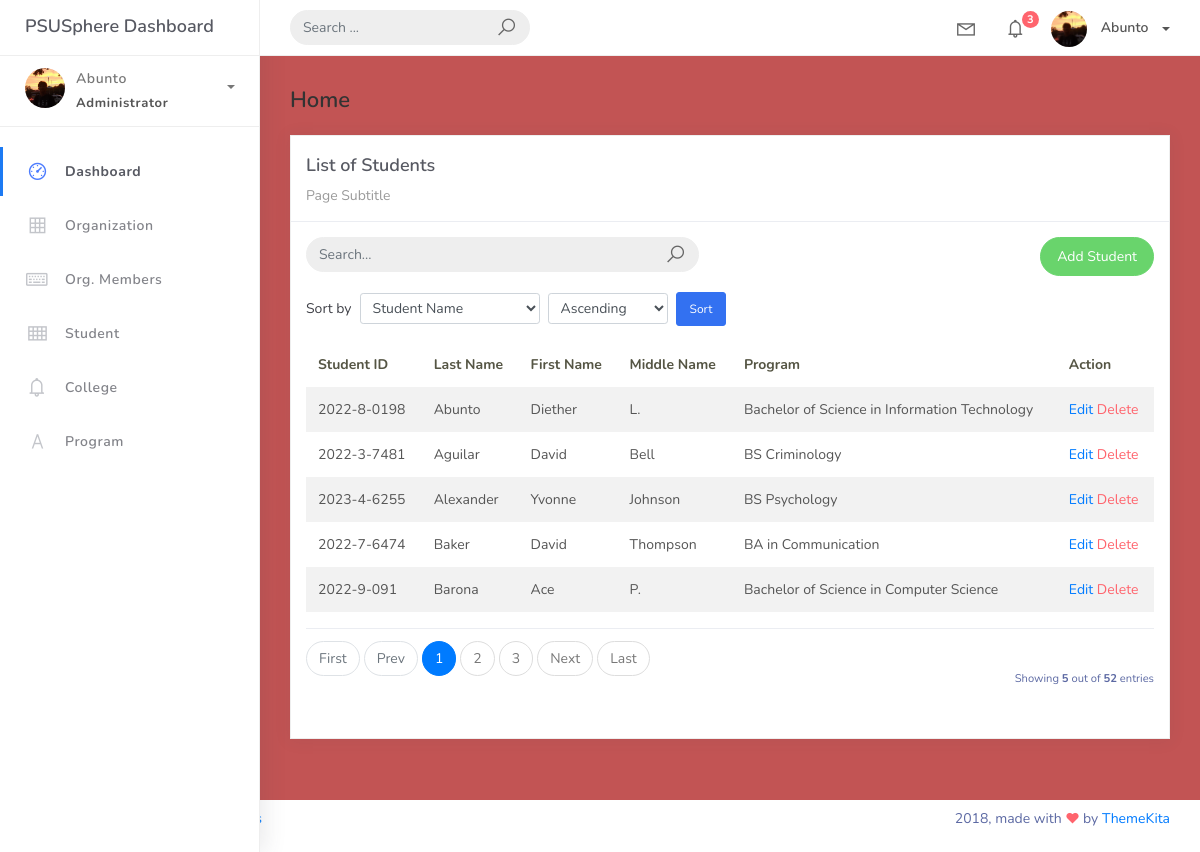
Page /student_list (signed in) on the committed database.
### studentorg/models.py (models this page shows, shortened)
class BaseModel(models.Model):
    created_at = models.DateTimeField(auto_now_add=True, db_index=True)
    updated_at = models.DateTimeField(auto_now=True)
    class Meta:
       abstract = True

class Student(BaseModel):
  student_id = models.CharField(max_length=15)
  lastname = models.CharField(max_length=25)
  firstname = models.CharField(max_length=25)
  middlename = models.CharField(max_length=25, blank=True, null=True)
  program = models.ForeignKey(Program, on_delete=models.CASCADE)

class Program(BaseModel):
    prog_name = models.CharField(max_length=150)
    college = models.ForeignKey(College, on_delete=models.CASCADE)
    def __str__(self):
      return self.prog_name

### studentorg/views.py (the view, shortened to what this page needs)
# urls.py: path('student_list', StudentList.as_view(), name='student-list'),
class StudentList(ListView):
    model = Student
    context_object_name = 'home'
    template_name = 'student_list.html'
    paginate_by = 5
    def get_queryset(self, *args, **kwargs):
        qs = super(StudentList, self).get_queryset(*args, **kwargs)
        sort_by = self.request.GET.get("sort", "lastname")
        order = self.request.GET.get("order", "asc")
        prefix = "-" if order == "desc" else ""
        if sort_by == "student_id":
            qs = qs.order_by(f"{prefix}student_id")
        elif sort_by == "program":
            qs = qs.order_by(f"{prefix}program__prog_name")
        else:
            qs = qs.order_by(f"{prefix}lastname", f"{prefix}firstname")
        return qs

### templates/student_list.html (shortened to what this page needs)
{% extends 'base.html' %}
{% load static %}
{% block content %}
<div class="content">
    <div class="container-fluid">
        <h4 class="page-title">Home</h4>
        <div class="row">
            <div class="col-md-12">
                <div class="card">
                    <div class="card-header">
                        <div class="card-title">List of Students</div>
                        <div class="card-category">Page Subtitle</div>
                    </div>
                    <div class="card-body">
                        <div class="row">
                            <div class="col-md-6">
                                <form class="navbar-left navbar-form nav-search mr-md-3" action="{% url 'student-list' %}" method="get">
                                    <div class="input-group">
                                        <input type="text" placeholder="Search..." class="form-control" name="q" value="{{ request.GET.q }}"/>
                                        <div class="input-group-append">
                                            <span class="input-group-text">
                                                <i class="la la-search search-icon"></i>
                                            </span>
                                        </div>
                                    </div>
                                </form>
                            </div>
                            <div class="col-md-6">
                                <div class="pull-right">
                                    <a href="{% url 'student-add' %}" class="btn btn-success btn-rounded">Add Student</a>
                                </div>
                            </div>
                        </div>
                        <div class="row mt-3 mb-2">
                            <div class="col-md-12">
                                <form action="{% url 'student-list' %}" method="get" class="form-inline">
                                    <label class="mr-2">Sort by</label>
                                    <select name="sort" class="form-control form-control-sm mr-2" style="min-width: 180px;">
                                        <option value="lastname" {% if request.GET.sort == 'lastname' or not request.GET.sort %}selected{% endif %}>Student Name</option>
                                    </select>
                                    <select name="order" class="form-control form-control-sm mr-2" style="min-width: 120px;">
                                        <option value="asc" {% if request.GET.order == 'asc' or not request.GET.order %}selected{% endif %}>Ascending</option>
                                    </select>
                                    <button type="submit" class="btn btn-primary btn-sm">Sort</button>
                                </form>
                            </div>
                        </div>
                        <table class="table table-striped mt-3">
                            <thead>
                                <tr>
                                    <th scope="col">Student ID</th>
                                    <th scope="col">Last Name</th>
                                    <th scope="col">First Name</th>
                                    <th scope="col">Middle Name</th>
                                    <th scope="col">Program</th>
                                    <th scope="col">Action</th>
                                </tr>
                            </thead>
                            <tbody>
                                {% for object in object_list %}
                                <tr>
                                    <td>{{ object.student_id }}</td>
                                    <td>{{ object.lastname }}</td>
                                    <td>{{ object.firstname }}</td>
                                    <td>{{ object.middlename }}</td>
                                    <td>{{ object.program }}</td>
                                    <td>
                                        <a href="student_list/{{ object.id}}">Edit</a>
                                        <a href="student_list/{{ object.id }}/delete" class="text-danger">Delete</a>
                                    </td>
                                </tr>
                                {% empty %}
                                <tr>
                                    <td colspan="4" style="text-align: center">
                                    <p class="text-sm font-weight-bold mb-0">No Records Found</p>
                                    </td>
                                </tr>
                                {% endfor %}
                            </tbody>
                        </table>
                        {% include 'includes/pagination.html' %}
                    </div>
                </div>
            </div>
        </div>
    </div>
</div>
{% endblock %}

### rows in the picture
Student: student_id "2022-8-0198", lastname "Abunto", firstname "Diether", middlename "L.", program "Bachelor of Science in Information Technology"
Student: student_id "2022-3-7481", lastname "Aguilar", firstname "David", middlename "Bell", program "BS Criminology"
Student: student_id "2023-4-6255", lastname "Alexander", firstname "Yvonne", middlename "Johnson", program "BS Psychology"
Student: student_id "2022-7-6474", lastname "Baker", firstname "David", middlename "Thompson", program "BA in Communication"
Student: student_id "2022-9-091", lastname "Barona", firstname "Ace", middlename "P.", program "Bachelor of Science in Computer Science"

### other values in the picture
{{ page_num }} "1"
{{ page_num }} "2" "3"
{{ object_list.count }} "5"
{{ paginator.count }} "52"
